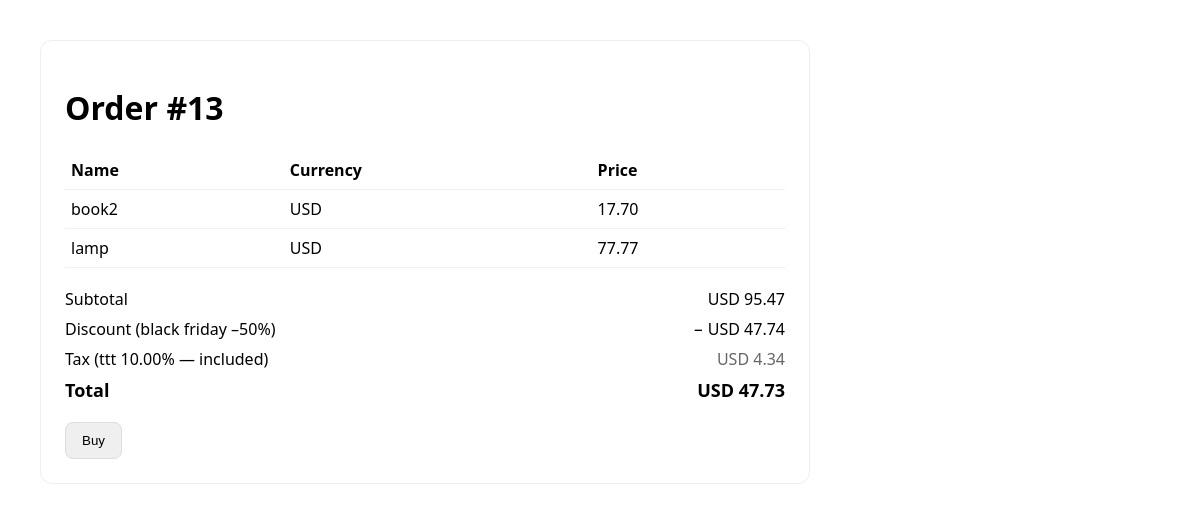
/order/13/, run on the app's committed database.
### catalog/models.py (models this page shows, shortened)
class Order(models.Model):
    items = models.ManyToManyField(Item, related_name="orders")
    currency = models.CharField(max_length=3, default="usd")
    created_at = models.DateTimeField(auto_now_add=True)
    paid = models.BooleanField(default=False)
    discount = models.ForeignKey(Discount, null=True, blank=True, on_delete=models.SET_NULL, related_name="orders")
    taxes = models.ManyToManyField(Tax, blank=True, related_name="orders")

class Item(models.Model):
    name = models.CharField(max_length=255)
    description = models.TextField(blank=True)
    price = models.PositiveIntegerField(help_text="Цена в минимальных единицах")
    currency = models.CharField(max_length=3, default='usd', help_text="USD, EUR, ...")
    @property
    def display_price(self):
        return f"{self.price / 100:.2f}"

class Discount(models.Model):
    name = models.CharField(max_length=100)
    percent_off = models.PositiveIntegerField(help_text="Скидка в %")
    active = models.BooleanField(default=True)
    stripe_coupon_id = models.CharField(max_length=64, blank=True, default="")

class Tax(models.Model):
    display_name = models.CharField(max_length=50, help_text="Название, напр. НДС")
    percentage = models.DecimalField(max_digits=5, decimal_places=2, help_text="Процент, напр. 20.00")
    inclusive = models.BooleanField(default=False, help_text="Включён в цену (True) или сверху (False)")
    active = models.BooleanField(default=True)
    stripe_tax_rate_id = models.CharField(max_length=64, blank=True, default="")

### catalog/views.py (the view)
# urls.py: path("order/<int:order_id>/", order_page, name="order-page"),
@require_GET
def order_page(request, order_id: int):
    order = get_object_or_404(Order, id=order_id)
    items = list(order.items.all())
    subtotal_cents = sum(i.price for i in items)
    percent = order.discount.percent_off if (order.discount and order.discount.active) else 0
    discount_cents = int(
        (Decimal(subtotal_cents) * Decimal(percent) / Decimal(100))
        .quantize(Decimal("1"), rounding=ROUND_HALF_UP)
    )
    taxable_base_cents = subtotal_cents - discount_cents
    taxes_ctx = []
    exclusive_total_cents = 0
    for t in order.taxes.filter(active=True):
        rate = Decimal(t.percentage)
        if t.inclusive:
            tax_amount = (Decimal(taxable_base_cents) * rate / (Decimal(100) + rate)) \
                         .quantize(Decimal("1"), rounding=ROUND_HALF_UP)
            tax_amount = int(tax_amount)
        else:
            tax_amount = (Decimal(taxable_base_cents) * rate / Decimal(100)) \
                         .quantize(Decimal("1"), rounding=ROUND_HALF_UP)
            tax_amount = int(tax_amount)
            exclusive_total_cents += tax_amount
        taxes_ctx.append({
            "name": t.display_name,
            "rate": f"{t.percentage}",
            "inclusive": t.inclusive,
            "amount_cents": tax_amount,
        })
    total_cents = taxable_base_cents + exclusive_total_cents
    def fmt(cents: int) -> str:
        return f"{cents / 100:.2f}"
    pubkey = _publishable_for_currency(order.currency)
    context = {
        "order": order,
        "items": items,
        "currency": order.currency.upper(),
        "subtotal_display": fmt(subtotal_cents),
        "has_discount": percent > 0,
        "discount_name": order.discount.name if percent > 0 else "",
        "discount_percent": percent,
        "discount_amount_display": fmt(discount_cents),
        "taxes": [
            {
                "name": tx["name"],
                "rate": tx["rate"],
                "inclusive": tx["inclusive"],
                "amount_display": fmt(tx["amount_cents"]),
            } for tx in taxes_ctx
        ],
        "has_taxes": bool(taxes_ctx),
        "total_display": fmt(total_cents),
        "STRIPE_PUBLISHABLE_KEY": pubkey,
    }
    return render(request, "order.html", context)

### catalog/views.py (called while the page is built, shortened)
def _publishable_for_currency(currency: str) -> str:
    cur = (currency or getattr(settings, "DEFAULT_CURRENCY", "usd")).lower()
    keys = getattr(settings, "STRIPE_KEYS", None)
    if isinstance(keys, dict):
        pair = keys.get(cur) or keys.get(getattr(settings, "DEFAULT_CURRENCY", "usd"), {})
        if isinstance(pair, dict) and pair.get("publishable"):
            return pair["publishable"]
    return getattr(settings, "STRIPE_PUBLISHABLE_KEY", "")

### catalog/templates/order.html (shortened to what this page needs)
<!doctype html>
<html lang="ru">
  <head>
  </head>
  <body>
    <div class="card">
      <h1>Order #{{ order.id }} {% if order.paid %}<span class="paid">PAID</span>{% endif %}</h1>
      <table>
        <thead>
          <tr><th>Name</th><th>Currency</th><th>Price</th></tr>
        </thead>
        <tbody>
          {% for it in items %}
            <tr>
              <td>{{ it.name }}</td>
              <td>{{ it.currency|upper }}</td>
              <td>{{ it.display_price }}</td>
            </tr>
          {% empty %}
            <tr><td colspan="3" class="muted">No items in order</td></tr>
          {% endfor %}
        </tbody>
      </table>
      <div class="summary">
        <div class="row"><span>Subtotal</span><span>{{ currency }} {{ subtotal_display }}</span></div>
        {% if has_discount %}
          <div class="row">
            <span>Discount ({{ discount_name }} –{{ discount_percent }}%)</span>
            <span>− {{ currency }} {{ discount_amount_display }}</span>
          </div>
        {% endif %}
        {% if has_taxes %}
          {% for t in taxes %}
            <div class="row">
              {% if t.inclusive %}
                <span>Tax ({{ t.name }} {{ t.rate }}% — included)</span>
                <span class="muted">{{ currency }} {{ t.amount_display }}</span>
              {% else %}
                <span>Tax ({{ t.name }} {{ t.rate }}%)</span>
                <span>+ {{ currency }} {{ t.amount_display }}</span>
              {% endif %}
            </div>
          {% endfor %}
        {% endif %}
        <div class="row total"><span>Total</span><span>{{ currency }} {{ total_display }}</span></div>
      </div>
      <button id="buy-order">Buy</button>
    </div>
  </body>
</html>

### catalog/templates/order.html (style rules this page uses)
body { font-family: system-ui, -apple-system, Segoe UI, Arial, sans-serif; padding: 32px; }
.card { max-width: 720px; border: 1px solid #eee; border-radius: 12px; padding: 24px; }
table { width: 100%; border-collapse: collapse; margin: 16px 0; }
th, td { padding: 8px 6px; border-bottom: 1px solid #f0f0f0; text-align: left; }
.summary { margin-top: 12px; }
.row { display: flex; justify-content: space-between; padding: 4px 0; }
.muted { color:#666 }
.total { font-weight: 700; font-size: 18px; }
button { margin-top: 16px; padding: 10px 16px; border-radius: 8px; border: 1px solid #ddd; cursor: pointer; }

### data on the page
Order: id "13"
Item: name "book2", currency "USD", display_price "17.70"
Item: name "lamp", currency "USD", display_price "77.77"
Discount: name "black friday"
Tax: name "ttt"

### other printed values
{{ currency }} "USD"
{{ subtotal_display }} "95.47"
{{ discount_percent }} "50"
{{ discount_amount_display }} "47.74"
{{ t.rate }} "10.00"
{{ t.amount_display }} "4.34"
{{ total_display }} "47.73"
